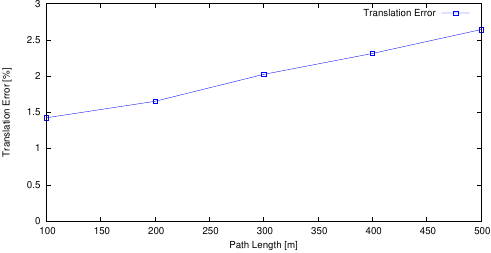

Here is the gnuplot script that generated this plot:
set term postscript eps enhanced color
set output "03_tl.eps"
set size ratio 0.5
set yrange [0:*]
set xlabel "Path Length [m]"
set ylabel "Translation Error [%]"
plot "03_tl.txt" using 1:($2*100) title 'Translation Error' lc rgb "#0000FF" pt 4 w linespoints
